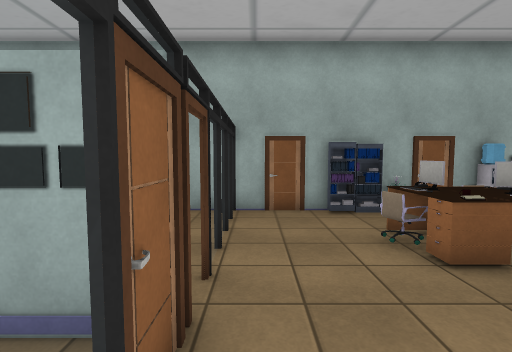
[1] (above)

16 first-person views from a walk through a scene from a Unity 3-D project. The camera is 1.5 m above the floor, tilts 4° down and sees 85° across. The floor is counted in squares, 1 m on a side. Each view is taken from the middle of a square. On the plan, view 1 faces up. The plan holds only what a view shows up to about 14 squares ahead; the rest is blank. The player character is not drawn. Door leaves are left out, so doorways stand open. Some surface patterns are stand-ins.

[2]
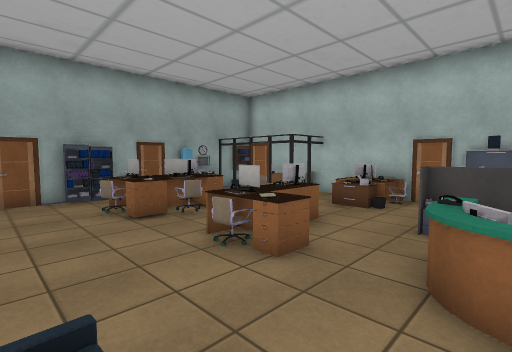

[3]
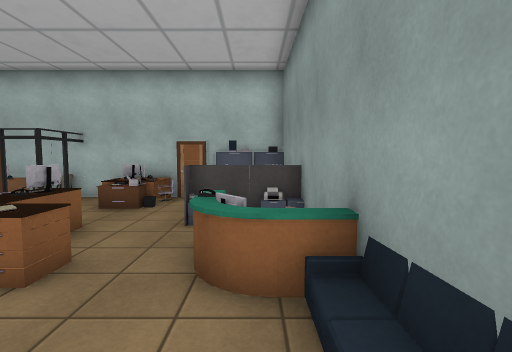

[4]
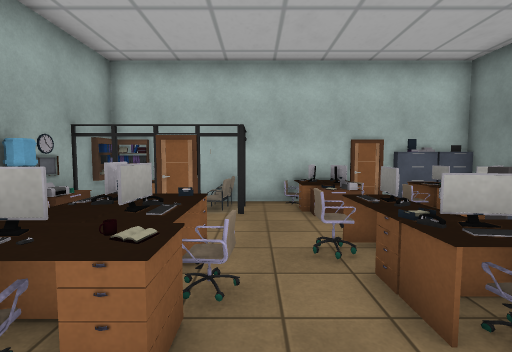

[5]
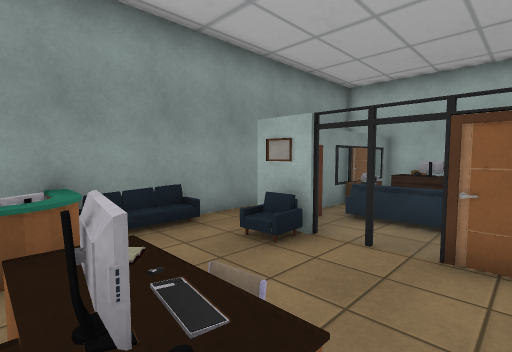

[6]
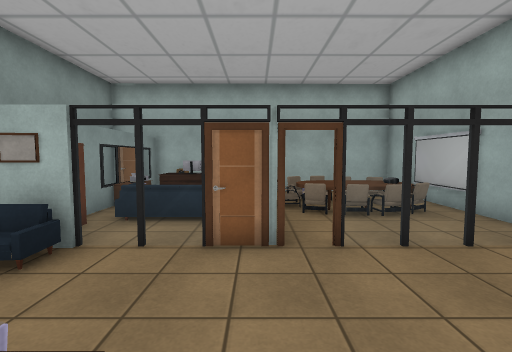

[7]
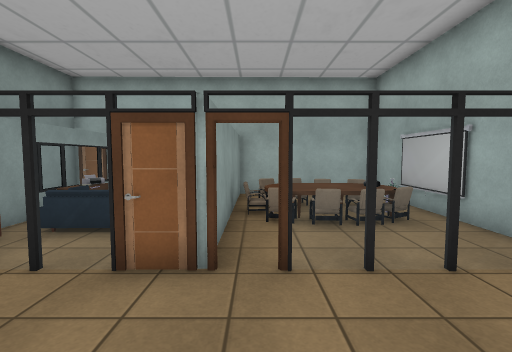

[8]
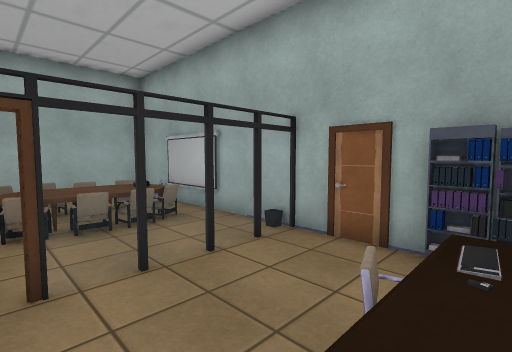

[9]
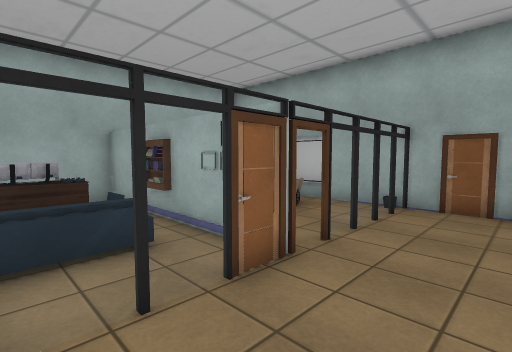

[10]
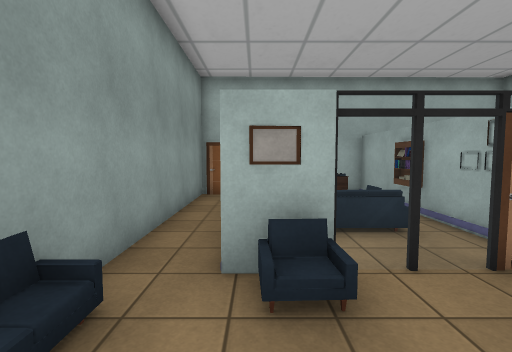

[11]
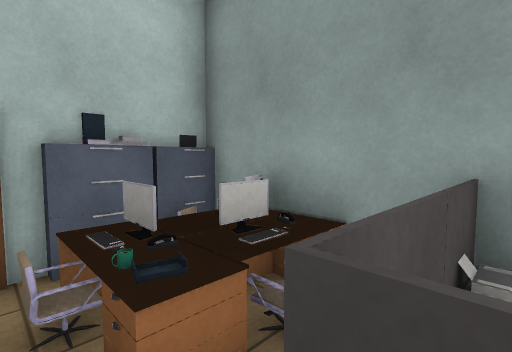

[12]
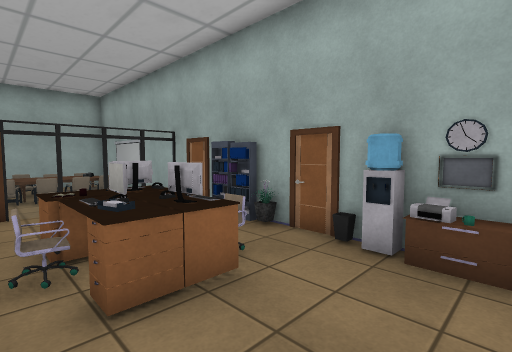

[13]
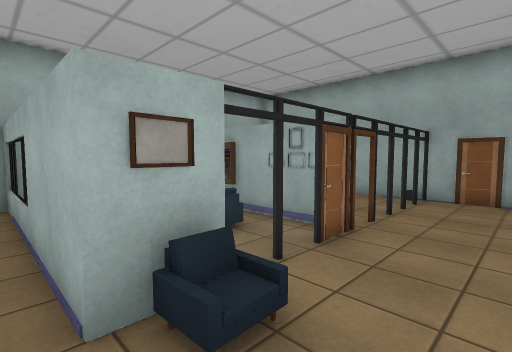

[14]
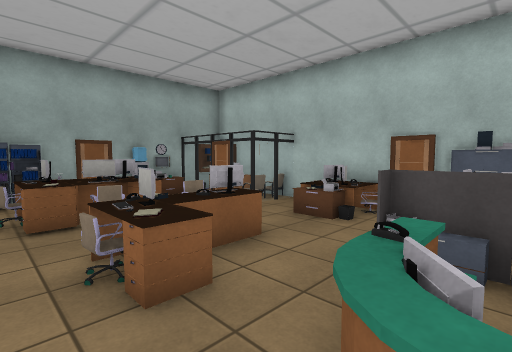

[15]
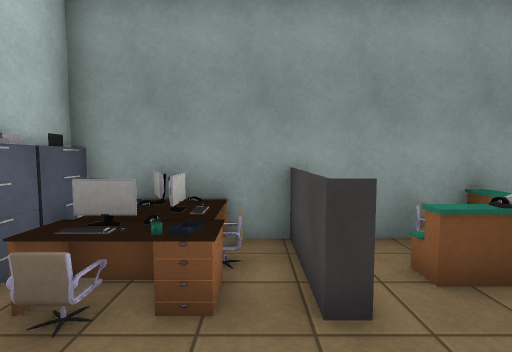

[16]
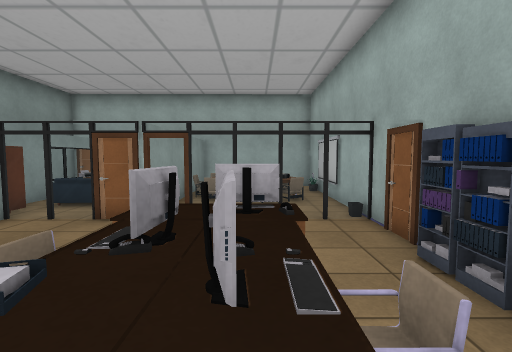

### Floor plan
Key: @ floor where view 1 was taken; # wall or solid block; x gap in a wall; . floor; D open door; = window, fence, low wall or low ledge; ^ raised ledge; C cabinet; B box; H chair; K keyboard; S sofa; E desk; W wardrobe; T table; M mug; O other object.
Columns run from 8 left of view 1 to 10 right of it. Each row starts with its distance up from view 1.
  8 ###########CB#####
  7 # O T=.=...CB #C#=#
  6 # TTTT.=....HH..=##
  5 #.TTTT.=..HK#K..#=#
  4 #.TTTT.=...O=^..=BB
  3 #.TTTT.D....H....=#
  2 ########...H.H...=#
  1 #EE OSS=...K=O..C##
  0 #EE  SS=@..==...CO#
 -1 OEE OSS#.........H#
 -2 #=CC=##W....=x=.MKC
 -3 #..........==.#HK#O
 -4 ##########S######OC

Positions as (right, up) in squares from view 1, and headings:
1: (0, 0), facing up
2: (0, -3), facing up-right
3: (0, -3), facing right
4: (1, 3), facing right
5: (4, 2), facing down-left
6: (4, 2), facing left
7: (3, 3), facing left
8: (3, 3), facing up-left
9: (2, -1), facing up-left
10: (3, -2), facing left
11: (6, -1), facing down-right
12: (8, 3), facing up-left
13: (2, -3), facing up-left
14: (2, -3), facing up-right
15: (7, 1), facing down
16: (6, 5), facing left
